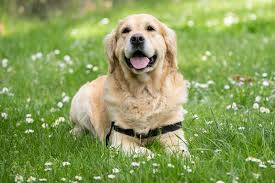
#> input picture Part14/dog.jpg, 275 x 183 px
$ python blog014b.py
#> lines starting #> are read from the running program, lines starting #| are printed output that depends on the picture; after the words box and inside, x2 and y2 are one past the last pixel; in counts of white or black regions, pixels touching at a corner belong together
import cv2
import numpy as np
import matplotlib.pyplot as plt
import matplotlib


# 自适应阈值化处理
# 当同一幅图像上不同部分具有不同亮度时，需要采用自适应阈值化处理方法，根据图像上的每一个小区域，计算其对应的阈值
# 从而使得同一幅图像上的不同区域采用不同的阈值，在亮度不同的情况下得到更好的结果

img = cv2.imread('dog.jpg')
#> img is the input picture: shape (183, 275, 3); mean B, G, R 91.2, 158.5, 138.9

# 图像灰度化处理
grayImage = cv2.cvtColor(img,cv2.COLOR_BGR2GRAY)
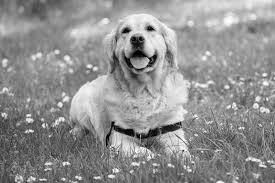
#> grayImage: shape (183, 275); min 0, max 254, mean 144.9
# 固定值阈值化处理
r,thresh1 = cv2.threshold(grayImage,127,255,cv2.THRESH_BINARY)
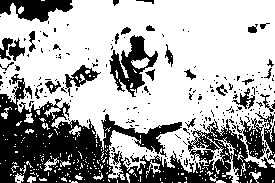
#> thresh1: shape (183, 275); 66.1% white; 219 black regions (189 under 20 px), largest, box (x1, y1, x2, y2) and area: (0, 74, 275, 183) 11466, (109, 35, 158, 97) 1229, (0, 0, 73, 22) 1005

# 自适应阈值化处理 法一
thresh2 = cv2.adaptiveThreshold(grayImage,255,cv2.ADAPTIVE_THRESH_MEAN_C,cv2.THRESH_BINARY,11,2)
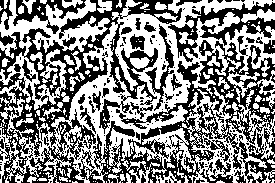
#> thresh2: shape (183, 275); 51.7% white; 196 black regions (157 under 20 px), largest, box (x1, y1, x2, y2) and area: (0, 0, 182, 183) 9360, (78, 40, 275, 183) 8818, (168, 2, 275, 62) 1879

# 自适应阈值化处理 法二
thresh3 = cv2.adaptiveThreshold(grayImage,255,cv2.ADAPTIVE_THRESH_GAUSSIAN_C,cv2.THRESH_BINARY,11,2)
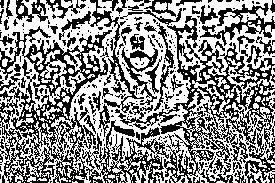
#> thresh3: shape (183, 275); 55.1% white; black in thin lines or dots

# 设置字体
matplotlib.rcParams['font.sans-serif']=['SimHei']

# 显示图像
titles = ['灰度图像','全局阈值','自适应平均阈值','自适应高斯阈值']
images = [grayImage,thresh1,thresh2,thresh3]
for i in range(4):
    plt.subplot(2,2,i+1),plt.imshow(images[i],'gray')
    plt.title(titles[i])
    plt.xticks([]),plt.yticks([])
plt.show()
